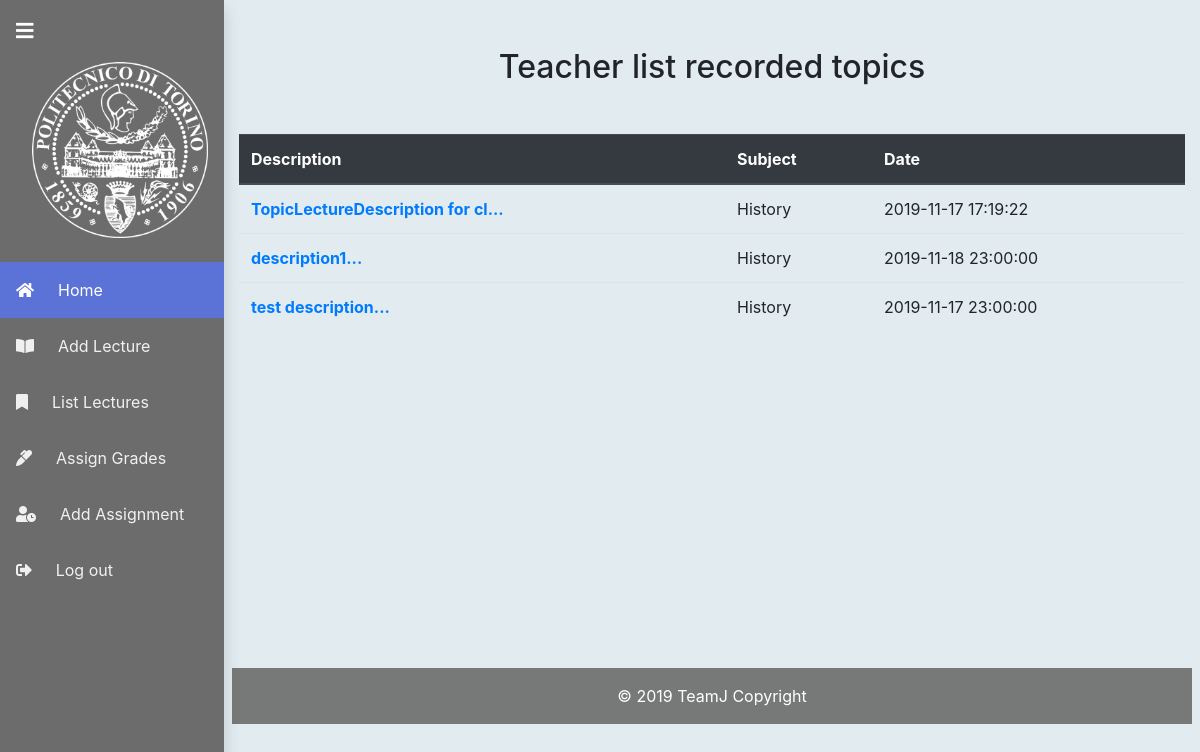
The app's page /usergroup/teacher/listLectures.php (signed in) with its own data.
### tables this page shows
CREATE TABLE `topicrecord` (
  `ID` int(11) NOT NULL,
  `TeacherID` int(11) NOT NULL,
  `Timestamp` timestamp NOT NULL DEFAULT current_timestamp(),
  `Description` varchar(512) NOT NULL,
  `TopicID` int(11) NOT NULL,
  `SpecificClassID` int(11) NOT NULL
);

CREATE TABLE `topic` (
  `ID` int(11) NOT NULL,
  `Name` varchar(100) NOT NULL,
  `Description` text NOT NULL
);

### classes/teacher.class.php (called while the page is built, shortened)
<?php
class teacher extends user
{
    public function get_topics_record()
    {
        $topicRecords = array();
        $conn = $this->connectMySQL();
        $stmt = $conn->prepare("SELECT TopicRecord.Timestamp as TimeStamps,
									  TopicRecord.Description as TopicDescription, Topic.Name as TopicName, TopicRecord.ID as RecordID
									  FROM TopicRecord, Topic
									  WHERE TopicRecord.TopicID=Topic.ID AND TopicRecord.TeacherID=?");
        $teacherID = $_SESSION['teacherID'];
        $stmt->bind_param('i', $teacherID);
        $stmt->execute();
        $res = $stmt->get_result();
        if ($res->num_rows <= 0) {
            return false;
        } else {
            while ($row = $res->fetch_assoc()) {
                array_push($topicRecords, $row);
            }
        }
        return $topicRecords;
    }
}

### usergroup/teacher/listLectures.php (the view, shortened to what this page needs)
<?php
$site = new csite();
$page = new cpage("Teacher list recorded topics");
$site->setPage($page);
$teacher = new teacher();
if(isset($_GET['operation_result'])){
	switch ($_GET['operation_result']){
		case 1:
			$content.= <<<OUT
<div class="alert alert-success" role="alert">
  Lecture successfully modified. <a href="listLectures.php" class="alert-link">Modify another lecture</a> or <a href="index.php" class="alert-link">back to your homepage.</a>
</div>
OUT;
			break;
		case 0:
			$content.= <<<OUT
<div class="alert alert-danger" role="alert">
 Error in modifying lecture. <a href="listLectures.php" class="alert-link">Retry </a> or <a href="../officer/index.php" class="alert-link">back to your homepage.</a>
</div>
OUT;
			break;
		default:
			$content.=<<<OUT
<div class="alert alert-dark" role="alert">
  Operation not allowed.
</div>
OUT;
	}
}else {
	$content = '
  <table class="table">
    <thead class="thead-dark">
      <tr>
        <th scope="col">Description</th>
        <th scope="col">Subject</th>
        <th scope="col">Date</th>
      </tr>
    </thead>
    <tbody>';
	$topicRecords = $teacher->get_topics_record();
	foreach ($topicRecords as $i => $row) {
		$title = substr($row['TopicDescription'], 0, 30) . "...";
		$content .= '<tr>
        <th scope="row"><a class="alert-link" href="listLectures.php?action=edit&lectureID='.$row['RecordID'].'">' . $title . '</a></th>
        <td>' . $row['TopicName'] . '</td>
        <td>' . $row['TimeStamps'] . '</td>
      </tr>';
	}
	$content .= '
    </tbody>
  </table>';
}
$site->render();
?>

### classes/csite.class.php (shortened to what this page needs)
<?php
class csite{
    private $headers;
    private $footers;
    private $page;
    public function __construct(){
        $this->headers = array();
        $this->footers = array();
    }
    public function render(){
        foreach($this->headers as $header){
            $h_path = FULL_PATH."/".$header;
            include $h_path;
        }
        $this->page->render();
        foreach($this->footers as $footer){
            include FULL_PATH."/".$footer;
        }
    }
    public function addHeader($file){
        $this->headers[] = $file;
    }
    public function addFooter($file){
        $this->footers[] = $file;
    }
    public function setPage($page){
        $this->page = $page;
    }
}
?>

### header.php (shortened to what this page needs)
<?php
$hidden_menu = "";
$user = new user();
if (!$user->is_logged()) {
    $login_out_button = ' <li class="nav-item"><a class="nav-link text-left text-white py-1 px-0"  data-toggle="modal" href="#myModal"><i class="fas fa-sign-out-alt mx-3"></i><i class="fa fa-caret-right d-none position-absolute"></i><span class="text-nowrap mx-2">Log in</span></a></li>';
} else {
    $login_out_button = ' <li class="nav-item"><a class="nav-link text-left text-white py-1 px-0"  href="' . PLATFORM_PATH . '/logout.php"><i class="fas fa-sign-out-alt mx-3"></i><i class="fa fa-caret-right d-none position-absolute"></i><span class="text-nowrap mx-2">Log out</span></a></li>';
}
switch ($_SESSION["usergroup"]) {
    case "teacher":
        $hidden_menu .= '		<li class="nav-item"><a class="nav-link text-left text-white py-1 px-0" href="./addLecture.php"><i class="fas fa-book-open mx-3"></i><span class="text-nowrap mx-2">Add Lecture</span></a></li>';
        $hidden_menu .= '		<li class="nav-item"><a class="nav-link text-left text-white py-1 px-0" href="./listLectures.php"><i class="fas fa-bookmark mx-3"></i><span class="text-nowrap mx-2">List Lectures</span></a></li>';
		$hidden_menu .= '		<li class="nav-item"><a class="nav-link text-left text-white py-1 px-0" href="./insertGrades.php"><i class="fas fa-marker mx-3"></i><span class="text-nowrap mx-2">Assign Grades</span></a></li>';
		$hidden_menu .= '		<li class="nav-item"><a class="nav-link text-left text-white py-1 px-0" href="./addAssignment.php"><i class="fas fa-user-clock mx-3"></i><span class="text-nowrap mx-2">Add Assignment</span></a></li>';
        break;
}
print '<!DOCTYPE html>
<html lang="en">
	<head>
		<link rel="stylesheet" href="' . PLATFORM_PATH . '/css/bootstrap.min.css">
		<link rel="stylesheet" href="https://cdnjs.cloudflare.com/ajax/libs/bootstrap-datetimepicker/3.1.3/css/bootstrap-datetimepicker.min.css">
		<link rel="stylesheet" href="https://cdnjs.cloudflare.com/ajax/libs/font-awesome/4.7.0/css/font-awesome.min.css">
		<link rel="stylesheet" href="' . PLATFORM_PATH . '/fonts/fontawesome-all.min.css">
		<link rel="stylesheet" href="' . PLATFORM_PATH . '/fonts/font-awesome.min.css">
		<link rel="stylesheet" href="' . PLATFORM_PATH . '/fonts/fontawesome5-overrides.min.css">
		<link href="' . PLATFORM_PATH . '/css/calendar_style.css" rel="stylesheet">
		<link href="' . PLATFORM_PATH . '/css/style.css" rel="stylesheet">
		<link href="' . PLATFORM_PATH . '/css/sidebar.css" rel="stylesheet">
	</head>
	<body>
	<ul class="nav flex-column shadow d-flex sidebar mobile-hid">
		<li class="nav-item logo-holder">
			<a class="text-white float-left m-3" id="sidebarToggleHolder" href="#">
					<i class="fas fa-bars" id="sidebarToggle"></i>
			</a>
			<div class="text-center text-white logo p-4">
				<a class="text-white text-decoration-none p-2" id="title" href="#">
					<img src="' . PLATFORM_PATH . '/media/logopoli2.png" alt="logopoli" style="width: 100%; object-fit: contain"/>
				</a>
			</div>
		</li>
		' .
    '<li class="nav-item"><a class="nav-link active text-left text-white py-1 px-0" href="./index.php"><i class="fas fa-home mx-3"></i><span class="text-nowrap mx-2">Home</span></a></li>' .
    $hidden_menu .
    $login_out_button .
    '</ul>
';
?>

### classes/cpage.class.php (shortened to what this page needs)
<?php
class cpage {
    private $title;
    private $content;
    public function __construct($title){
        $this->title = $title;
    }
    public function render(){
        echo "<div class='container min_container mb-5' id='content'>";
        $mtitle = "<div class='text-center mb-5'><h2>{$this->title}</h2></div>";
        echo $mtitle;
        echo $this->content;
        echo "</div>";
    }
    public function setContent($content){
        $this->content = $content;
    }
}
?>

### footer.php (shortened to what this page needs)
<footer class="footer font-small text-white ml-2 mr-2" style="background-color: rgba(108,108,108,0.9)">
    <div class="footer-copyright text-center py-3">© 2019 TeamJ Copyright</div>
</footer>
</body>
</html>

### css/calendar_style.css (style rules this page uses)
*, *:before, *:after { -moz-box-sizing: border-box; -webkit-box-sizing: border-box; box-sizing: border-box; }

### css/style.css (style rules this page uses)
body { background-color: rgb(225, 235, 240); padding-top: 3rem; }
.min_container { min-height: 570px; }
footer { margin-top: 50px; }

### css/sidebar.css (style rules this page uses)
body { position: relative; }
@media (min-width: 992px) { body { padding-left: 14rem; } }
.sidebar { max-width: 14rem !important; width: 100%; min-height: 100vh; background-color: #6c6c6c; position: absolute; top: 0; bottom: 0; left: 0; z-index: 1; }
.sidebar .logo { font-size: 1.6rem; }
.sidebar .nav-link:hover, .sidebar .nav-link.active { background-color: #5b72d6; opacity: 1; }
.sidebar .nav-link span { font-size: 1rem; }
.sidebar .nav-link { padding-top: 1rem !important; padding-bottom: 1rem !important; font-size: 1rem; position: relative; opacity: 0.9; }
.sidebar #sidebarToggleHolder { font-size: 20px !important; margin: 7px 5px; }

### records on screen
topicrecord: Description "TopicLectureDescription for cl...", TopicID.Name "History", Timestamp "2019-11-17 17:19:22"
topicrecord: Description "description1...", TopicID.Name "History", Timestamp "2019-11-18 23:00:00"
topicrecord: Description "test description...", TopicID.Name "History", Timestamp "2019-11-17 23:00:00"

### other values on screen
$this->title "Teacher list recorded topics"
